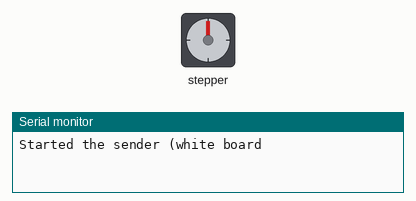
Recording of a sketch running on a simulated ESP32. Parts: stepper motor, the last lines printed to the serial monitor. Stepper angles assume 200 steps per turn.

Above: at 0.15 s.
At 10.07 s:
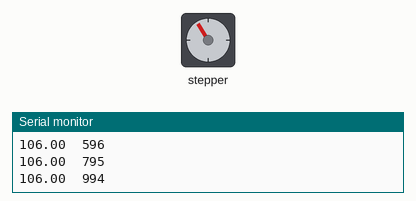
At 19.99 s:
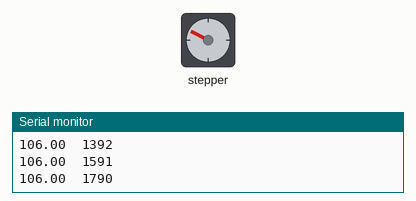
At 39.84 s:
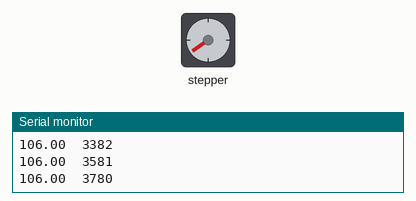
Timing chart, 0 to 40.0 s (numbered marks = the images above):
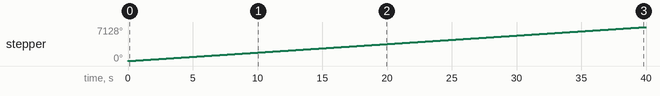

The sketch:

revolution.ino
```cpp
#include <AccelStepper.h>
#include <elapsedMillis.h>
#include <Adafruit_NeoPixel.h>


#define dirPin1 12
#define stepPin1 13
#define motorInterfaceType 1

#define RXD2 16
#define TXD2 17

AccelStepper stepper1 = AccelStepper(motorInterfaceType, stepPin1, dirPin1);
elapsedMillis printTime;
int motorSpeed = 106;
int stepCount = 0;
boolean resetSent = false;

void setup() {
  Serial.begin(115200);
  Serial.println("Started the sender (white board");
  Serial2.begin(9600, SERIAL_8N1, RXD2, TXD2);

  stepper1.setMaxSpeed(1000);
  stepper1.setAcceleration(500);
  stepper1.setSpeed(motorSpeed);
}

void loop() {
  if (printTime >= 2000) {
    stepCount++;
    delay(10);

    printTime = 0;
    float mSpeed = stepper1.speed();
    Serial.print(mSpeed);
    Serial.print("  ");
    Serial.println(stepper1.currentPosition());
    resetSent = false;

    if (stepCount == 30) { // reset motor to initial position
      if (resetSent == false){
        Serial2.write("reset\n");
        resetSent = true;
      }

      stepCount = 0;
      stepper1.moveTo(0);
      stepper1.runToPosition();
      delay(1000);
      printTime = 0;
      stepper1.setCurrentPosition(0);
      stepper1.setSpeed(motorSpeed);
    } else {
      if (stepCount == 1) {
        Serial2.write("1\n");
      }
      if (stepCount == 2) {
        Serial2.write("2\n");
      }
      if (stepCount == 3) {
        Serial2.write("3\n");
      }
      if (stepCount == 4) {
        Serial2.write("4\n");
      }
      if (stepCount == 5) {
        Serial2.write("5\n");
      }
      if (stepCount == 6) {
        Serial2.write("6\n");
      }
      if (stepCount == 7) {
        Serial2.write("7\n");
      }
      if (stepCount == 8) {
        Serial2.write("8\n");
      }
      if (stepCount == 9) {
        Serial2.write("9\n");
      }
      if (stepCount == 10) {
        Serial2.write("10\n");
      }
      if (stepCount == 11) {
        Serial2.write("11\n");
      }
      if (stepCount == 12) {
        Serial2.write("12\n");
      }
      if (stepCount == 13) {
        Serial2.write("13\n");
      }
      if (stepCount == 14) {
        Serial2.write("14\n");
      }
      if (stepCount == 15) {
        Serial2.write("15\n");
      }
      if (stepCount == 16) {
        Serial2.write("16\n");
      }
      if (stepCount == 17) {
        Serial2.write("17\n");
      }
      if (stepCount == 18) {
        Serial2.write("18\n");
      }
      if (stepCount == 19) {
        Serial2.write("19\n");
      }
      if (stepCount == 20) {
        Serial2.write("20\n");
      }
      if (stepCount == 21) {
        Serial2.write("21\n");
      }
      if (stepCount == 22) {
        Serial2.write("22\n");
      }
      if (stepCount == 23) {
        Serial2.write("23\n");
      }
      if (stepCount == 24) {
        Serial2.write("24\n");
      }
      if (stepCount == 25) {
        Serial2.write("25\n");
      }
      if (stepCount == 26) {
        Serial2.write("26\n");
      }
      if (stepCount == 27) {
        Serial2.write("27\n");
      }
      if (stepCount == 28) {
        Serial2.write("28\n");
      }
      if (stepCount == 29) {
        Serial2.write("29\n");
      }
      if (stepCount == 30) {
        Serial2.write("30\n");
      }
    }
  }
  stepper1.runSpeed();
}


//  stepper1.moveTo(1600);
//  stepper1.runToPosition();
//
//  delay(1000);
//
//  stepper1.moveTo(0);
//  stepper1.runToPosition();
//  delay(1000);
```

Measured:
- by itself, stepper: keeps turning clockwise at about 178°/s
